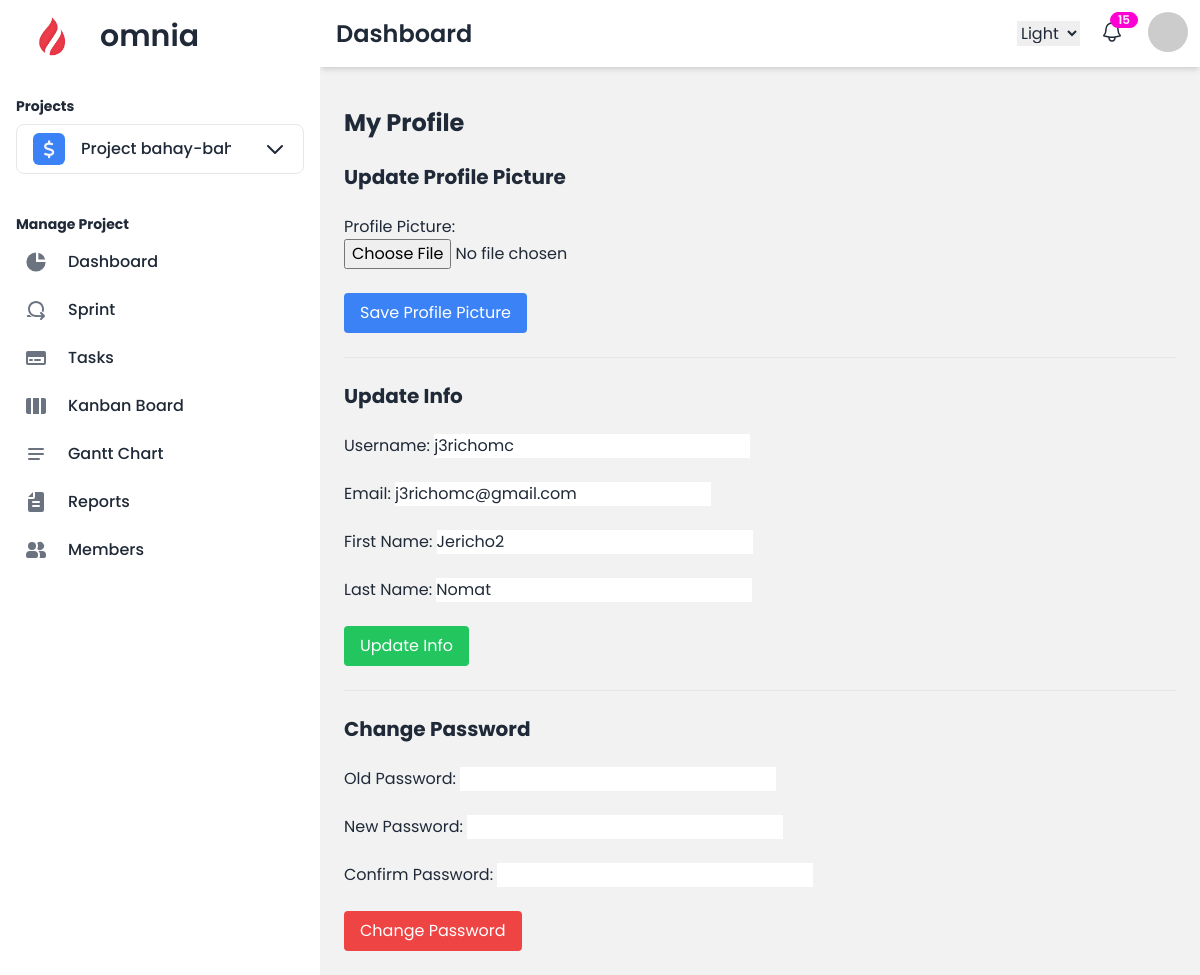
Page /users/my-profile/ (signed in) on the committed database.
### users/models.py (models this page shows)
class CustomUser(AbstractUser):
    email = models.EmailField(unique=True, blank=False, null=False)
    is_first_login = models.BooleanField(default=True)
    MEMBER = 'member'
    MANAGER = 'manager'
    ROLE_CHOICES = [
        (MEMBER, 'Member'),
        (MANAGER, 'Manager'),
    ]
    role = models.CharField(max_length=10, choices=ROLE_CHOICES, default=MANAGER)
    profile_picture = models.ImageField(upload_to='profile_pictures/', blank=True, null=True)

### projects/models.py (models this page shows, shortened)
class Project(models.Model):
    COLOR_CHOICES = [
        ('purple', 'Purple'),
        ('red', 'Red'),
        ('blue', 'Blue'),
        ('green', 'Green'),
        ('teal', 'Teal'),
        ('yellow', 'Yellow'),
        ('orange', 'Orange'),
        ('pink', 'Pink'),
        ('gray', 'Grey'),
    ]
    name = models.CharField(max_length=100)
    emoji_icon = models.CharField(max_length=255, default='fa-star')
    description = models.TextField(blank=True, null=True)
    color = models.CharField(max_length=20, choices=COLOR_CHOICES, default='blue')
    current_sprint = models.ForeignKey('Sprint', on_delete=models.CASCADE, related_name='current_sprint', blank=True, null=True)
    created_at = models.DateTimeField(auto_now_add=True)
    owner = models.ForeignKey(settings.AUTH_USER_MODEL, on_delete=models.CASCADE, related_name='owned_projects')

### users/views.py (the view, shortened to what this page needs)
# urls.py: path('my-profile/', views.my_profile, name='my_profile'),
@login_required
def my_profile(request):
    user = request.user
    user_form = UserUpdateForm(instance=user)
    password_form = PasswordChangeForm()
    context = {
        "user_form": user_form,
        "password_form": password_form,
    }
    context["user_form"] = user_form
    context["password_form"] = password_form
    return render(request, "users/my_profile.html", context)

### projects/forms.py
class ProjectForm(forms.ModelForm):
    class Meta:
        model = Project
        fields = ['name', 'emoji_icon', 'description', 'color']
        widgets = {
        }

### users/forms.py
class UserUpdateForm(forms.ModelForm):
    class Meta:
        model = CustomUser
        fields = ['username', 'email', 'first_name', 'last_name', 'profile_picture']

### projects/context_processors.py (called while the page is built)
def user_projects(request):
    if request.user.is_authenticated:
        projects = Project.objects.filter(owner=request.user)
        return {'user_projects': projects}
    return {}

### projects/templatetags/custom_filters.py (called while the page is built)
@register.filter
def get_item(value, key):
    for item in value:
        if item.id == int(key):
            return item
    return None

### users/templates/users/my_profile.html (shortened to what this page needs)
{% extends 'project_base.html' %}
{% block content %}
<div class="container mx-auto py-6">
    <h1 class="text-2xl font-bold mb-4">My Profile</h1>
    <form method="POST" enctype="multipart/form-data" class="space-y-6">
        <h2 class="text-xl font-bold mb-2">Update Profile Picture</h2>
        <div>
            <label for="profile_picture">Profile Picture:</label><br>
            {{ user_form.profile_picture }}
        </div>
        <button type="submit" name="save_profile" class="bg-blue-500 text-white py-2 px-4 rounded">Save Profile Picture</button>
    </form>
    <hr class="my-6">
    <form method="POST" class="space-y-6">
        <h2 class="text-xl font-bold mb-2">Update Info</h2>
        <div>
            <label for="username">Username:</label>
            {{ user_form.username }}
        </div>
        <div>
            <label for="email">Email:</label>
            {{ user_form.email }}
        </div>
        <div>
            <label for="first_name">First Name:</label>
            {{ user_form.first_name }}
        </div>
        <div>
            <label for="last_name">Last Name:</label>
            {{ user_form.last_name }}
        </div>
        <button type="submit" name="update_info" class="bg-green-500 text-white py-2 px-4 rounded">Update Info</button>
    </form>
    <hr class="my-6">
    <form method="POST" class="space-y-6">
        <h2 class="text-xl font-bold mb-2">Change Password</h2>
        <div>
            <label for="old_password">Old Password:</label>
            {{ password_form.old_password }}
        </div>
        <div>
            <label for="new_password">New Password:</label>
            {{ password_form.new_password }}
        </div>
        <div>
            <label for="confirm_password">Confirm Password:</label>
            {{ password_form.confirm_password }}
        </div>
        <button type="submit" name="change_password" class="bg-red-500 text-white py-2 px-4 rounded">Change Password</button>
    </form>
</div>
{% endblock %}

### projects/templates/project_base.html (shortened to what this page needs)
{% load static %}
{% load custom_filters %}
{% load widget_tweaks %}
<!DOCTYPE html>
<html lang="en" data-theme="light">
<head>
    <link href="https://cdnjs.cloudflare.com/ajax/libs/font-awesome/6.0.0/css/all.min.css" rel="stylesheet">
    <link href="https://cdn.jsdelivr.net/npm/daisyui@4.12.14/dist/full.min.css" rel="stylesheet" type="text/css" />
    <script src="https://cdn.tailwindcss.com"></script>
</head>
<body style="font-family: 'Poppins', sans-serif;">
    <div class="drawer lg:drawer-open">
        <div class="drawer-content flex flex-col">
            <div class="navbar sticky top-0 bg-base-100  z-10 shadow-md ">
                <div class="flex-1">
                    <h1 class="text-2xl font-semibold ml-2">{% block heading %}Dashboard{% endblock %}</h1>
                </div>
                <div class="flex-none">
                    <label class="swap">
                        <select data-choose-theme>
                          <option value="light">Light</option>
                        </select>
                    </label>
                    <div class="dropdown dropdown-bottom dropdown-end">
                      <button class="btn ml-4 btn-circle btn-ghost btn-sm">
                        <div class="indicator">
                            <span class="indicator-item badge badge-secondary badge-sm">15</span>
                        </div>
                      </button>
                    </div>
                    <div class="dropdown dropdown-end ml-4">
                        <label tabindex="0" class="btn btn-ghost btn-circle avatar">
                          <div class="w-10 rounded-full">
                              <img src="https://placeimg.com/80/80/people" alt="profile">
                          </div>
                      </label>
                  </div>
                </div>
            </div>
            <div class="flex-1 md:pt-4 pt-4 px-6  bg-base-200">
                {% block content %}
                {% endblock %}
            </div>
        </div>
        <div class="drawer-side z-30">
            <ul class="menu pt-2 px-4 w-80 bg-base-100 min-h-full space-y-2 text-base-content">
                <li class="mb-2 font-semibold text-3xl">
                    <a href="/projects/dashboard">
                        <img class="mask mask-squircle w-10 mr-5" src="{% static 'logo/logo.png' %}" alt="Omnia Logo">
                        omnia
                    </a>
                </li>
                    <span class="py-1"></span>
                {% if request.user.role == 'manager' %}
                    <h2 class="text-sm font-bold mt-4 mb-2">Projects</h2>
                    <li tabindex="0" role="button" class="dropdown dropdown-bottom z-50">
                        <span class="flex items-center text-base font-medium rounded-lg transition duration-75 border">
                            {% if request.session.current_project_id %}
                                {% with current_project=user_projects|get_item:request.session.current_project_id %}
                                    <i class="fas {{ current_project.emoji_icon }} text-lg text-gray-100 bg-{{ current_project.color }}-500 w-8 h-8 flex items-center justify-center rounded-md mr-2"></i>
                                    <span class="truncate max-w-[150px] min-w-[150px] flex items-center">
                                        {{ current_project.name }}
                                    </span>
                                {% endwith %}
                            {% else %}
                                Project Name
                            {% endif %}
                            <svg class="w-6 h-6 text-gray-800 ml-6" aria-hidden="true" xmlns="http://www.w3.org/2000/svg" width="24" height="24" fill="none" viewBox="0 0 24 24">
                                <path stroke="currentColor" stroke-linecap="round" stroke-linejoin="round" stroke-width="2" d="m19 9-7 7-7-7"/>
                            </svg>
                        </span>
                    </li>
                    <span class="py-3"></span>
                    {% if request.session.current_project_id %}
                    <h2 class="text-sm font-bold mb-2">Manage Project</h2>
                    <li>
                        <a href="{% url 'dashboard' %}"
                           class="flex items-center p-2 text-base font-medium rounded-lg transition duration-75 {% if request.path == '/projects/dashboard/' %}active{% endif %}"
                        >
                           <span class="ml-3">Dashboard</span>
                        </a>
                    </li>
                    <li>
                        <a href="{% url 'project_sprints' %} "
                           class="flex items-center p-2 text-base font-medium rounded-lg transition duration-75 {% if 'sprint' in request.path %}active{% endif %}">
                           <span class="ml-3">Sprint</span>
                        </a>
                    </li>
                    <li>
                        <a href="{% url 'project_tasks' %} "
                           class="flex items-center p-2 text-base font-medium rounded-lg transition duration-75 {% if 'tasks' in request.path %}active{% endif %}">
                           <span class="ml-3">Tasks</span>
                        </a>
                    </li>
                    <li>
                        <a href="{% url 'kanban_board' %}"
                           class="flex items-center p-2 text-base font-medium rounded-lg transition duration-75 {% if 'kanban' in request.path %}active{% endif %}">
                            <svg class="w-6 h-6 text-gray-500" aria-hidden="true" xmlns="http://www.w3.org/2000/svg" width="24" height="24" fill="currentColor" viewBox="0 0 24 24">
                              <path fill-rule="evenodd" d="M15 4H9v16h6V4Zm2 16h3a2 2 0 0 0 2-2V6a2 2 0 0 0-2-2h-3v16ZM4 4h3v16H4a2 2 0 0 1-2-2V6a2 2 0 0 1 2-2Z" clip-rule="evenodd"/>
                            </svg>
                           <span class="ml-3">Kanban Board</span>
                        </a>
                    </li>
                    <li>
                        <a href="{% url 'gantt_chart' %}"
                           class="flex items-center p-2 text-base font-medium rounded-lg transition duration-75 {% if 'gantt' in request.path %}active{% endif %}"
                        >
                            <svg class="w-6 h-6 text-gray-500" aria-hidden="true" xmlns="http://www.w3.org/2000/svg" width="24" height="24" fill="none" viewBox="0 0 24 24">
                              <path stroke="currentColor" stroke-linecap="round" stroke-width="2" d="M5 7h14M5 12h14M5 17h10"/>
                            </svg>
                           <span class="ml-3">Gantt Chart</span>
                        </a>
                    </li>
                    <li>
                        <a href="#" class="flex items-center p-2 text-base font-medium rounded-lg transition duration-75 {% if 'reports' in request.path %}active{% endif %}"
                        >
                           <span class="ml-3">Reports</span>
                        </a>
                    </li>
                    <li>
                        <a href="{% url 'members' %}" class="flex items-center p-2 text-base font-medium rounded-lg transition duration-75 {% if 'members' in request.path %}active{% endif %}"
                        >
                           <span class="ml-3">Members</span>
                        </a>
                    </li>
                    {% endif %}
                {% endif %}
            </ul>
        </div>
    </div>
</body>
</html>

### rows in the picture
CustomUser: username "j3richomc", email "j3richomc@gmail.com", first_name "Jericho2", last_name "Nomat"
Project: name "Project bahay-b…"
